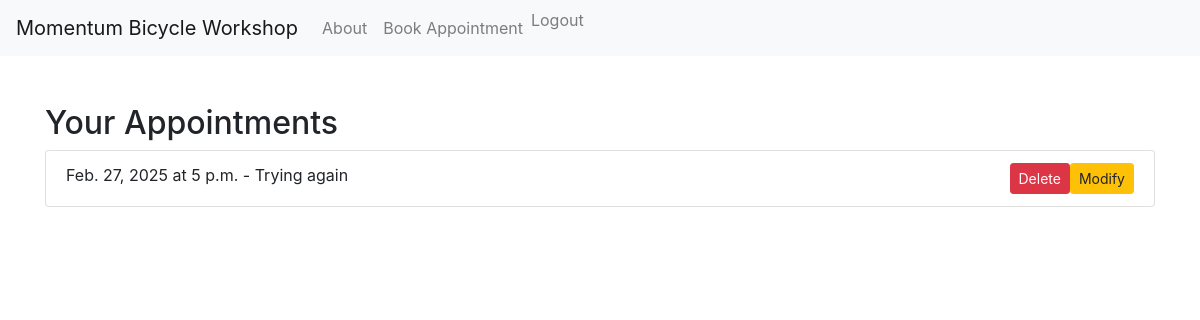
/appointment_list/ (signed in), run on the app's committed database.
### myapp/models.py (models this page shows, shortened)
class Appointment(models.Model):
    user = models.ForeignKey(User, on_delete=models.CASCADE)  # Associate the appointment with a user
    date = models.DateField()
    time = models.TimeField()
    description = models.TextField(blank=True)  # Allowing blank descriptions
    photo = models.ImageField(upload_to='photos/', blank=True, null=True)
    completed = models.BooleanField(default=False)
    notified = models.BooleanField(default=False)
    class Meta:  # This should be properly indented within the model
        unique_together = ('user', 'date')  # or ('user', 'date', 'time') if you want to prevent double booking at the same time

### myapp/views.py (the view)
# urls.py: path('appointment_list/', appointment_list, name='appointment_list'),
@login_required
def appointment_list(request):
    appointments = Appointment.objects.filter(user=request.user).order_by('date')
    return render(request, 'myapp/appointment_list.html', {'appointments': appointments})

### myapp/templates/myapp/appointment_list.html (shortened to what this page needs)
{% load static %}
<!DOCTYPE html>
<html lang="en">
<head>
    <link rel="stylesheet" href="https://maxcdn.bootstrapcdn.com/bootstrap/4.5.2/css/bootstrap.min.css">
</head>
<body>
    {% include 'myapp/navbar.html' %}
    <div class="container mt-5">
        <h2>Your Appointments</h2>
        {% if appointments %}
        <ul class="list-group">
            {% for appointment in appointments %}
            <li class="list-group-item">
                {{ appointment.date }} at {{ appointment.time }} - {{ appointment.description }}
                <a href="{% url 'modify_appointment' appointment.id %}"
                    class="btn btn-warning btn-sm float-right">Modify</a>
                <button type="button" class="btn btn-danger btn-sm float-right" data-toggle="modal"
                    data-target="#deleteModal{{ appointment.id }}">
                    Delete
                </button>
            </li>
            {% empty %}
            <li class="list-group-item">No appointments booked.</li>
            {% endfor %}
        </ul>
        {% else %}
        <p>No appointments found.</p>
        {% endif %}
    </div>
</body>
</html>

### data on the page
Appointment: date "Feb. 27, 2025", time "5 p.m.", description "Trying again"
